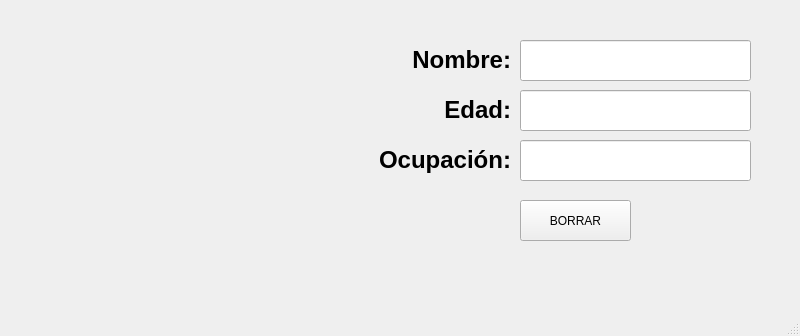
<?xml version="1.0" encoding="UTF-8"?>
<ui version="4.0">
 <class>MainWindow</class>
 <widget class="QMainWindow" name="MainWindow">
  <property name="geometry">
   <rect>
    <x>0</x>
    <y>0</y>
    <width>800</width>
    <height>336</height>
   </rect>
  </property>
  <property name="windowTitle">
   <string>MainWindow</string>
  </property>
  <widget class="QWidget" name="centralwidget">
   <widget class="QLineEdit" name="txt_Nombre">
    <property name="geometry">
     <rect>
      <x>520</x>
      <y>40</y>
      <width>231</width>
      <height>41</height>
     </rect>
    </property>
    <property name="font">
     <font>
      <pointsize>12</pointsize>
      <weight>75</weight>
      <bold>true</bold>
     </font>
    </property>
    <property name="text">
     <string/>
    </property>
    <property name="alignment">
     <set>Qt::AlignCenter</set>
    </property>
   </widget>
   <widget class="QLabel" name="label_6">
    <property name="geometry">
     <rect>
      <x>340</x>
      <y>140</y>
      <width>171</width>
      <height>41</height>
     </rect>
    </property>
    <property name="text">
     <string>&lt;html&gt;&lt;head/&gt;&lt;body&gt;&lt;p align=&quot;right&quot;&gt;&lt;span style=&quot; font-size:18pt; font-weight:600;&quot;&gt;Ocupación:&lt;/span&gt;&lt;/p&gt;&lt;/body&gt;&lt;/html&gt;</string>
    </property>
   </widget>
   <widget class="QLineEdit" name="txt_Edad">
    <property name="geometry">
     <rect>
      <x>520</x>
      <y>90</y>
      <width>231</width>
      <height>41</height>
     </rect>
    </property>
    <property name="font">
     <font>
      <pointsize>12</pointsize>
      <weight>75</weight>
      <bold>true</bold>
     </font>
    </property>
    <property name="text">
     <string/>
    </property>
    <property name="alignment">
     <set>Qt::AlignCenter</set>
    </property>
   </widget>
   <widget class="QLabel" name="label_3">
    <property name="geometry">
     <rect>
      <x>370</x>
      <y>90</y>
      <width>141</width>
      <height>41</height>
     </rect>
    </property>
    <property name="text">
     <string>&lt;html&gt;&lt;head/&gt;&lt;body&gt;&lt;p align=&quot;right&quot;&gt;&lt;span style=&quot; font-size:18pt; font-weight:600;&quot;&gt;Edad:&lt;/span&gt;&lt;/p&gt;&lt;/body&gt;&lt;/html&gt;</string>
    </property>
   </widget>
   <widget class="QLabel" name="label">
    <property name="geometry">
     <rect>
      <x>370</x>
      <y>40</y>
      <width>141</width>
      <height>41</height>
     </rect>
    </property>
    <property name="text">
     <string>&lt;html&gt;&lt;head/&gt;&lt;body&gt;&lt;p align=&quot;right&quot;&gt;&lt;span style=&quot; font-size:18pt; font-weight:600;&quot;&gt;Nombre:&lt;/span&gt;&lt;/p&gt;&lt;/body&gt;&lt;/html&gt;</string>
    </property>
   </widget>
   <widget class="QPushButton" name="btn_borrar">
    <property name="geometry">
     <rect>
      <x>520</x>
      <y>200</y>
      <width>111</width>
      <height>41</height>
     </rect>
    </property>
    <property name="text">
     <string>BORRAR</string>
    </property>
   </widget>
   <widget class="QLineEdit" name="txt_Ocupacion">
    <property name="geometry">
     <rect>
      <x>520</x>
      <y>140</y>
      <width>231</width>
      <height>41</height>
     </rect>
    </property>
    <property name="font">
     <font>
      <pointsize>12</pointsize>
      <weight>75</weight>
      <bold>true</bold>
     </font>
    </property>
    <property name="text">
     <string/>
    </property>
    <property name="alignment">
     <set>Qt::AlignCenter</set>
    </property>
   </widget>
   <widget class="QLabel" name="img">
    <property name="geometry">
     <rect>
      <x>40</x>
      <y>30</y>
      <width>281</width>
      <height>221</height>
     </rect>
    </property>
    <property name="styleSheet">
     <string notr="true">border-image: url(:/Logos/yo xd.jpg);</string>
    </property>
    <property name="text">
     <string/>
    </property>
    <property name="pixmap">
     <pixmap>:/Mascotas/perro.jpeg</pixmap>
    </property>
    <property name="scaledContents">
     <bool>true</bool>
    </property>
   </widget>
  </widget>
  <widget class="QMenuBar" name="menubar">
   <property name="geometry">
    <rect>
     <x>0</x>
     <y>0</y>
     <width>800</width>
     <height>26</height>
    </rect>
   </property>
  </widget>
  <widget class="QStatusBar" name="statusbar"/>
 </widget>
 <resources>
  <include location="recursos.qrc"/>
 </resources>
 <connections/>
</ui>
